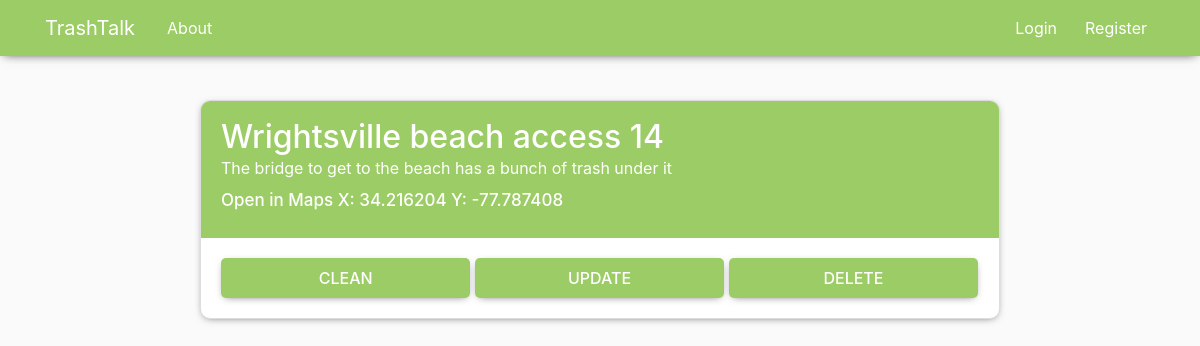
Screenshot of /post/a2d07544-525b-4e17-b83d-7428beee9848/ with the database file from the repository.
### blog/models.py (models this page shows, shortened)
class Location(models.Model):
    l_id = models.UUIDField(primary_key=True, default=uuid.uuid4, editable=False)
    l_name = models.CharField(max_length = 100)
    x_cord = models.FloatField()
    y_cord = models.FloatField()
    description = models.TextField()
    times_cleaned = models.IntegerField()

### blog/views.py (the view)
# urls.py: path('post/<pk>/', PostDetailView.as_view(), name='post-detail'),
class PostDetailView(DetailView):
    model = Location

### blog/templates/blog/location_detail.html (shortened to what this page needs)
{% extends "blog/base.html" %}
{% block content %}
        <article class="media content-section">
          <div class="media-body">
            <div class="title-blue">
            <h2>{{ object.l_name }}</h2>
            <p class="article-content less-padding">{{object.description}}</p>
            <a class="mr-2 clr" target="_blank" href="https://www.google.com/maps/place/{{loc.x_cord}},{{loc.y_cord}}">Open in Maps X: {{object.x_cord}} Y: {{object.y_cord}}</a>
            </div>
            <div>
              <a class = "btnObj" href="">CLEAN</a>
              <a class = "btnObj" href="{% url 'post-update' object.l_id %}">UPDATE</a>
              <a class = "btnObj" href="{% url 'post-delete' object.l_id %}">DELETE</a>
            </div>
          </div>
        </article>
{% endblock content %}

### blog/static/blog/main.css (style rules this page uses)
body { background: #fafafa; color: #333333; margin-top: 5rem; margin-bottom: 100px; }
a { color:white !important; }
.title-blue { background: #9CCC65; margin-left: -20px; margin-right: -20px; padding-left: 20px; padding-right: 20px; margin-top: -12px; padding-top: 19px; padding-bottom: 24px; color: white !important; margin-bottom: 20px; }
.title-blue h2 { color: white; margin-bottom: 0px; }
body article { box-shadow: 0 2px 8px -4px rgba(0, 0, 0, 0.7); border-radius: 10px !important; overflow: hidden; margin-bottom: 25px !important; }
.less-padding { margin-bottom: 8px; }
.clr { color: #507080; font-weight: 500; font-size: 17px; }
h1, h2, h3, h4, h5, h6 { color: #444444; }
.content-section { background: #ffffff; padding: 10px 20px; border: 1px solid #dddddd; border-radius: 3px; margin-bottom: 20px; }
.article-content { white-space: pre-line; }

### blog/templates/blog/location_detail.html (style rules this page uses)
body article .btnObj { width: 32.9%; display: inline-block; text-align: center; padding-top: 8px; padding-bottom: 8px; background-color: #9CCC65; border-radius: 5px; margin-bottom: 10px; box-shadow: 0 2px 8px -4px rgba(0, 0, 0, 0.7); font-weight: 500; }

### rows the page displays
Location: l_name "Wrightsville beach access 14", description "The bridge to get to the beach has a bunch of trash under it", x_cord "34.216204", y_cord "-77.787408"
